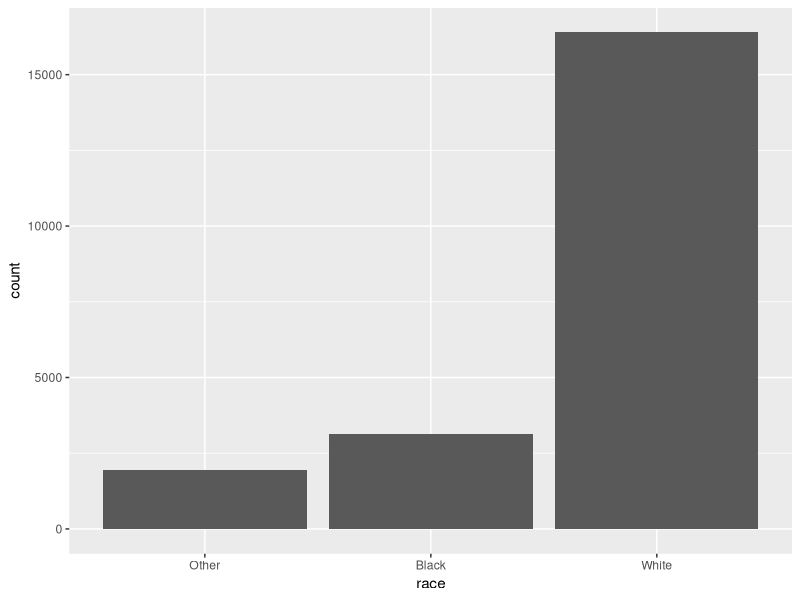
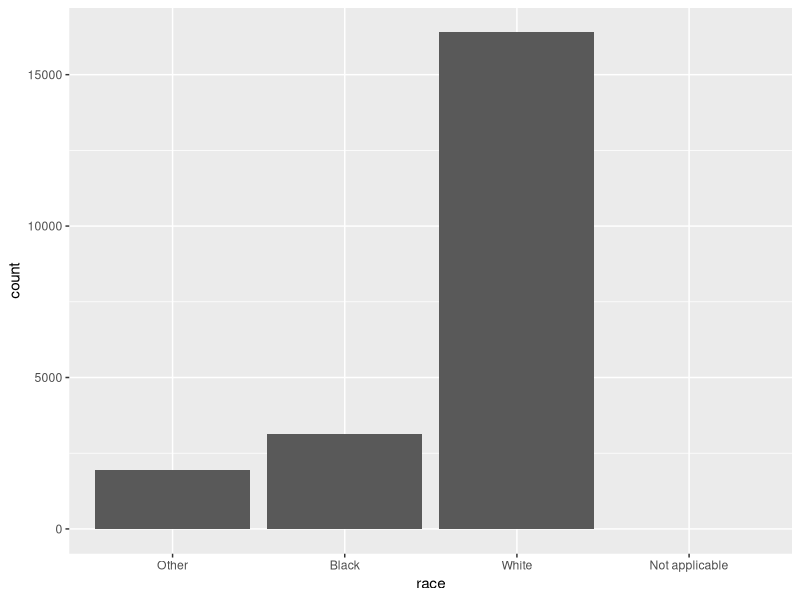
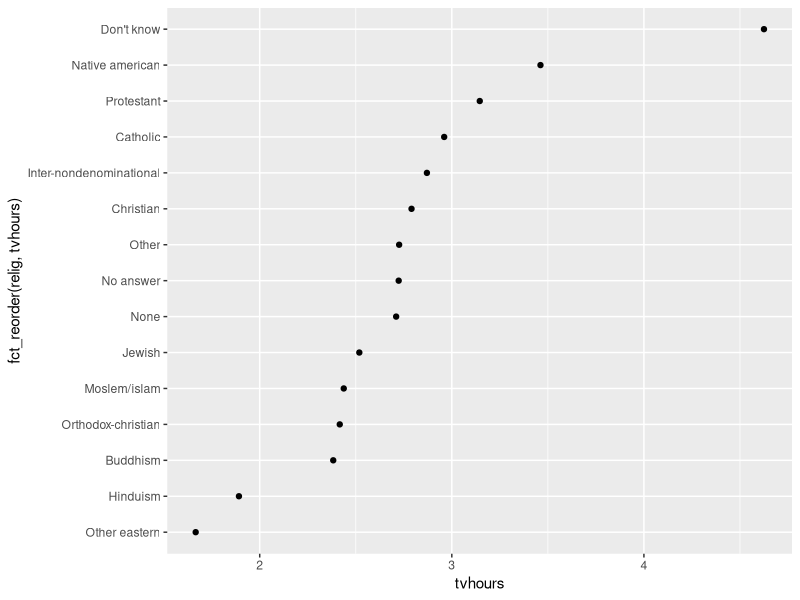
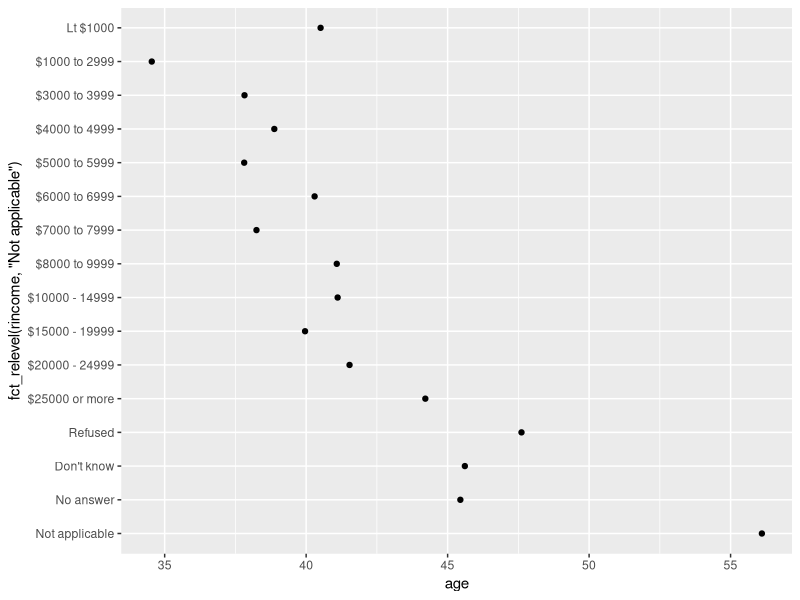
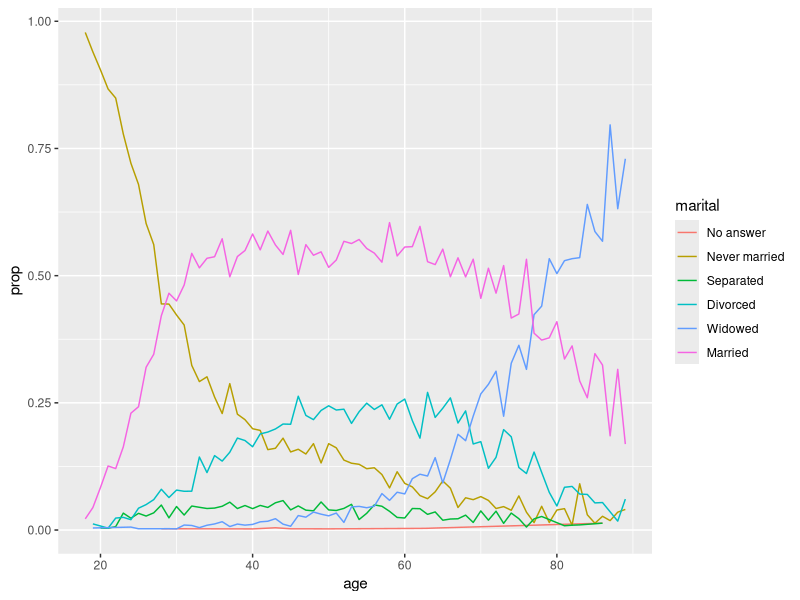
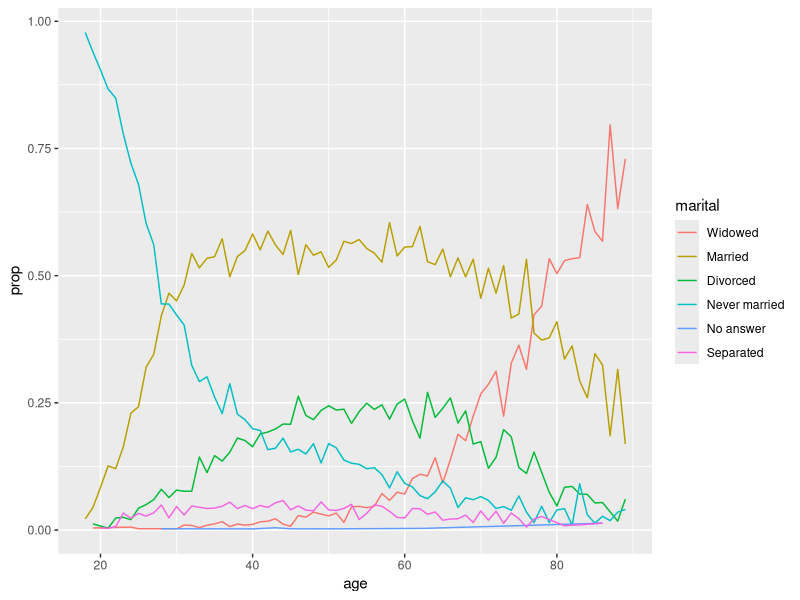
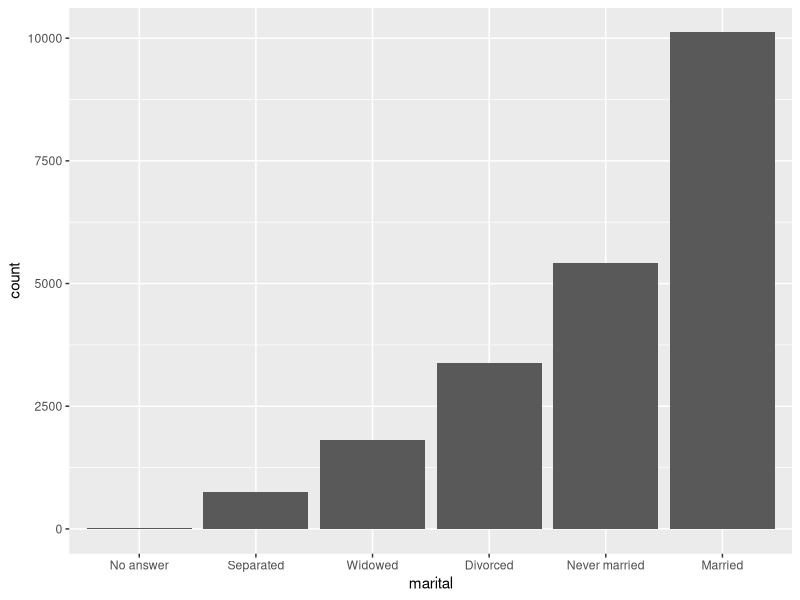

These figures' R source, in order:
## ---- chunk 1
library(tidyverse)
forcats::gss_cat
## ---- chunk 2

levels(gss_cat$race)

# para saber o número de levels
#nlevels(gss_cat$race)

# para saber a classe da variavel
#class(gss_cat$race)

## ---- chunk 3
gss_cat %>% 
  count(race)
## ---- chunk 4
ggplot(gss_cat, aes(race)) +
  geom_bar()
## ---- chunk 5
ggplot(gss_cat, aes(race)) +
  geom_bar() +
  scale_x_discrete(drop = FALSE)
## ---- chunk 6

# reservar para os fatores que ñao são naturalmente ordenados

relig_summary <- gss_cat %>%
  group_by(relig) %>%
  summarise(
    age = mean(age, na.rm = TRUE),
    tvhours = mean(tvhours, na.rm = TRUE),
    n = n()
  )

ggplot(relig_summary, aes(tvhours, fct_reorder(relig, tvhours))) +
  geom_point()
## ---- chunk 7

rincome_summary <- gss_cat %>%
  group_by(rincome) %>%
  summarise(
    age = mean(age, na.rm = TRUE),
    tvhours = mean(tvhours, na.rm = TRUE),
    n = n())

ggplot(rincome_summary, aes(age, fct_relevel(rincome, "Not applicable"))) +
  geom_point()

## ---- chunk 8

by_age <- gss_cat %>%
  filter(!is.na(age)) %>%
  count(age, marital) %>%
  group_by(age) %>%
  mutate(prop = n / sum(n))

# na figura a legenda está alinhada com as cores 
ggplot(by_age, aes(age, prop, colour = marital)) +
  geom_line(na.rm = TRUE)

# agora está
ggplot(by_age, aes(age, prop, colour = fct_reorder2(marital, age, prop))) +
  geom_line() +
  labs(colour = "marital")
## ---- chunk 9
gss_cat %>%
  mutate(marital = marital %>% fct_infreq() %>% fct_rev()) %>%
  ggplot(aes(marital)) +
    geom_bar()
## ---- chunk 10
gss_cat %>% count(partyid)
## ---- chunk 11
gss_cat %>%
  mutate(partyid = fct_recode(partyid,
    "Republican, strong"    = "Strong republican",
    "Republican, weak"      = "Not str republican",
    "Independent, near rep" = "Ind,near rep",
    "Independent, near dem" = "Ind,near dem",
    "Democrat, weak"        = "Not str democrat",
    "Democrat, strong"      = "Strong democrat"
  )) %>%
  count(partyid)
## ---- chunk 12
gss_cat %>%
  mutate(partyid = fct_collapse(partyid,
    other = c("No answer", "Don't know", "Other party"),
    rep = c("Strong republican", "Not str republican"),
    ind = c("Ind,near rep", "Independent", "Ind,near dem"),
    dem = c("Not str democrat", "Strong democrat")
  )) %>%
  count(partyid)


## ---- chunk 13

 #  dez labels , excluisve o outros
gss_cat %>%
  mutate(relig = fct_lump(relig, n = 10)) %>%
  count(relig, sort = TRUE) %>%
  print(n = Inf)
